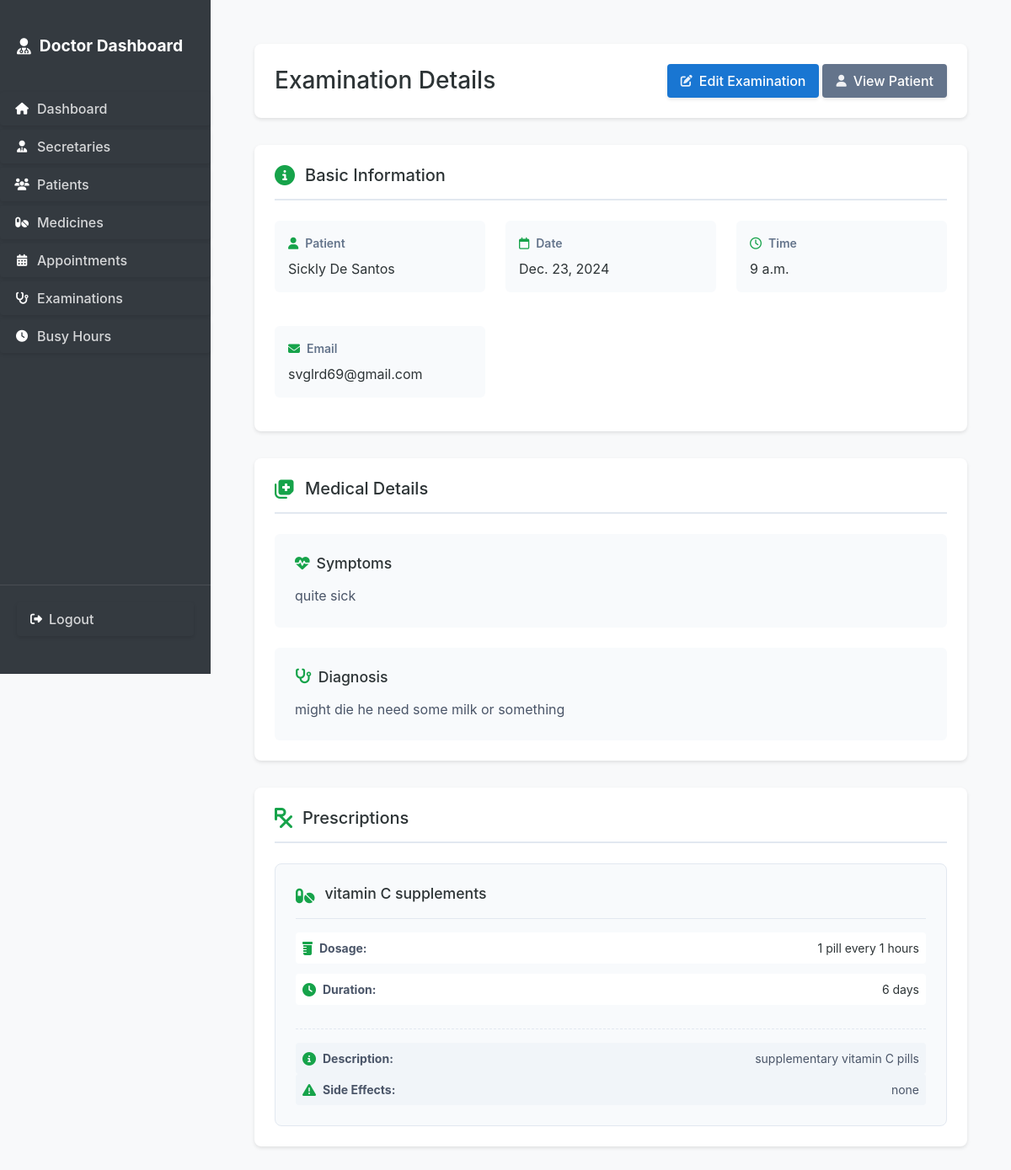
Page /examinations/12/ (signed in) on the committed database.
### secretary_dash/models.py (models this page shows, shortened)
class Examination(models.Model):
    patient = models.ForeignKey(Patient, on_delete=models.CASCADE)
    symptoms = models.TextField()
    diagnosis = models.TextField()
    created_by = models.ForeignKey(User, on_delete=models.CASCADE)
    created_at = models.DateTimeField(auto_now_add=True)
    date = models.DateField()
    time = models.TimeField()
    class Meta:
        ordering = ['-date']

class Patient(models.Model):
    name = models.CharField(max_length=100)
    phone = models.CharField(max_length=20)
    email = models.EmailField()
    address = models.TextField()
    date_of_birth = models.DateField()
    created_at = models.DateTimeField(auto_now_add=True)
    class Meta:
        ordering = ['name']

class Prescription(models.Model):
    examination = models.ForeignKey(Examination, on_delete=models.CASCADE, related_name='prescriptions')
    medicine = models.ForeignKey(Medicine, on_delete=models.CASCADE)
    dosage = models.CharField(max_length=100)
    duration = models.CharField(max_length=100)
    notes = models.TextField(blank=True)

class Medicine(models.Model):
    name = models.CharField(max_length=100)
    description = models.TextField()
    side_effects = models.TextField()
    created_at = models.DateTimeField(auto_now_add=True)
    class Meta:
        ordering = ['name']

### secretary_dash/views.py (the view)
# urls.py: path('examinations/<int:pk>/', views.examination_detail, name='examination_detail'),
@login_required
@user_passes_test(lambda u: u.is_superuser)
def examination_detail(request, pk):
    examination = get_object_or_404(Examination, pk=pk)
    return render(request, 'secretary_dash/doctor/examination_detail.html', {
        'examination': examination
    })

### secretary_dash/auth.py (called while the page is built)
    def get_user(self, user_id):
        UserModel = get_user_model()
        try:
            return UserModel.objects.get(pk=user_id)
        except UserModel.DoesNotExist:
            return None

### templates/secretary_dash/doctor/examination_detail.html (shortened to what this page needs)
{% extends request.user.is_superuser|yesno:'secretary_dash/doctor/base.html,secretary_dash/secretary/base.html' %}
{% load static %}
{% block content %}
<div class="detail-container">
    <div class="detail-header">
        <h1>Examination Details</h1>
        <div class="actions">
            <a href="{% url 'secretary_dash:examination_edit' examination.id %}" class="btn btn-primary">
                <i class="fas fa-edit"></i> Edit Examination
            </a>
            <a href="{% url 'secretary_dash:patient_detail' examination.patient.id %}" class="btn btn-secondary">
                <i class="fas fa-user"></i> View Patient
            </a>
        </div>
    </div>
    <div class="detail-section">
        <div class="section-header">
            <i class="fas fa-info-circle"></i>
            <h2>Basic Information</h2>
        </div>
        <div class="info-grid">
            <div class="info-item">
                <label><i class="fas fa-user"></i> Patient</label>
                <span>{{ examination.patient.name }}</span>
            </div>
            <div class="info-item">
                <label><i class="far fa-calendar"></i> Date</label>
                <span>{{ examination.date }}</span>
            </div>
            <div class="info-item">
                <label><i class="far fa-clock"></i> Time</label>
                <span>{{ examination.time }}</span>
            </div>
            <div class="info-item">
                <label><i class="fas fa-envelope"></i> Email</label>
                <span>{{ examination.patient.email }}</span>
            </div>
        </div>
    </div>
    <div class="detail-section">
        <div class="section-header">
            <i class="fas fa-notes-medical"></i>
            <h2>Medical Details</h2>
        </div>
        <div class="medical-details">
            <div class="medical-item">
                <h3><i class="fas fa-heartbeat"></i> Symptoms</h3>
                <p>{{ examination.symptoms }}</p>
            </div>
            <div class="medical-item">
                <h3><i class="fas fa-stethoscope"></i> Diagnosis</h3>
                <p>{{ examination.diagnosis }}</p>
            </div>
        </div>
    </div>
    {% if examination.prescriptions.all %}
    <div class="detail-section">
        <div class="section-header">
            <i class="fas fa-prescription"></i>
            <h2>Prescriptions</h2>
        </div>
        <div class="prescriptions-grid">
            {% for prescription in examination.prescriptions.all %}
            <div class="prescription-card">
                <div class="prescription-header">
                    <i class="fas fa-pills"></i>
                    <div class="prescription-title">
                        <h3>{{ prescription.medicine.name }}</h3>
                    </div>
                </div>
                <div class="prescription-details">
                    <div class="detail-row">
                        <p><i class="fas fa-prescription-bottle"></i> <strong>Dosage:</strong></p>
                        <span>{{ prescription.dosage }}</span>
                    </div>
                    <div class="detail-row">
                        <p><i class="fas fa-clock"></i> <strong>Duration:</strong></p>
                        <span>{{ prescription.duration }}</span>
                    </div>
                    <div class="medicine-info">
                        <div class="detail-row">
                            <p><i class="fas fa-info-circle"></i> <strong>Description:</strong></p>
                            <span>{{ prescription.medicine.description }}</span>
                        </div>
                        <div class="detail-row">
                            <p><i class="fas fa-exclamation-triangle"></i> <strong>Side Effects:</strong></p>
                            <span>{{ prescription.medicine.side_effects }}</span>
                        </div>
                    </div>
                </div>
            </div>
            {% endfor %}
        </div>
    </div>
    {% endif %}
</div>
{% endblock %}

### static/css/main.css (style rules this page uses)
body { margin: 0; padding: 0; font-family: -apple-system, BlinkMacSystemFont, "Segoe UI", Roboto, "Helvetica Neue", Arial, sans-serif; background-color: #f8f9fa; }
.actions { display: flex !important; gap: 0.25rem !important; justify-content: flex-end !important; }
.actions .btn, .actions form { margin: 0 !important; }
.btn { display: inline-flex !important; align-items: center !important; gap: 0.5rem !important; padding: 0.5rem 1rem !important; border-radius: 0.25rem !important; border: none !important; cursor: pointer !important; font-weight: 500 !important; transition: all 0.2s ease !important; text-decoration: none !important; box-shadow: 0 0.125rem 0.25rem rgba(0, 0, 0, 0.1) !important; }
.btn .fas, .btn .far, .btn .fab, .btn .fa { color: rgba(255, 255, 255, 0.9) !important; }
.detail-container { padding: 1.5rem; }
.detail-header { display: flex; justify-content: space-between; align-items: center; margin-bottom: 1.5rem; }
.detail-header h1 { margin: 0; font-size: 1.5rem; color: #2d3436; }
.detail-header .actions { display: flex; gap: 0.5rem; }
.detail-section { background: white; padding: 1.5rem; border-radius: 0.5rem; box-shadow: 0 0.125rem 0.25rem rgba(0,0,0,0.1); margin-bottom: 1.5rem; }
.detail-section h2 { margin: 0 0 1.5rem; color: #2d3436; font-size: 1.25rem; }
.info-grid { display: grid; grid-template-columns: repeat(auto-fit, minmax(15.625rem, 1fr)); gap: 1.5rem; }
.info-item { margin-bottom: 1rem; }
.info-item label { display: block; font-weight: 600; margin-bottom: 0.5rem; color: #6c757d; font-size: 0.875rem; }
.info-item span, .info-item p { color: #2d3436; margin: 0; }
.btn-primary { background-color: #1976d2 !important; color: white !important; }
.btn i { font-size: 0.875rem !important; }

### rows in the picture
Examination: patient.name "Sickly De Santos", date "Dec. 23, 2024", time "9 a.m.", patient.email "svglrd69@gmail.com", symptoms "quite sick", diagnosis "might die he need some milk or something"
Prescription: medicine.name "vitamin C supplements", dosage "1 pill every 1 hours", duration "6 days", medicine.description "supplementary vitamin C pills", medicine.side_effects "none"
